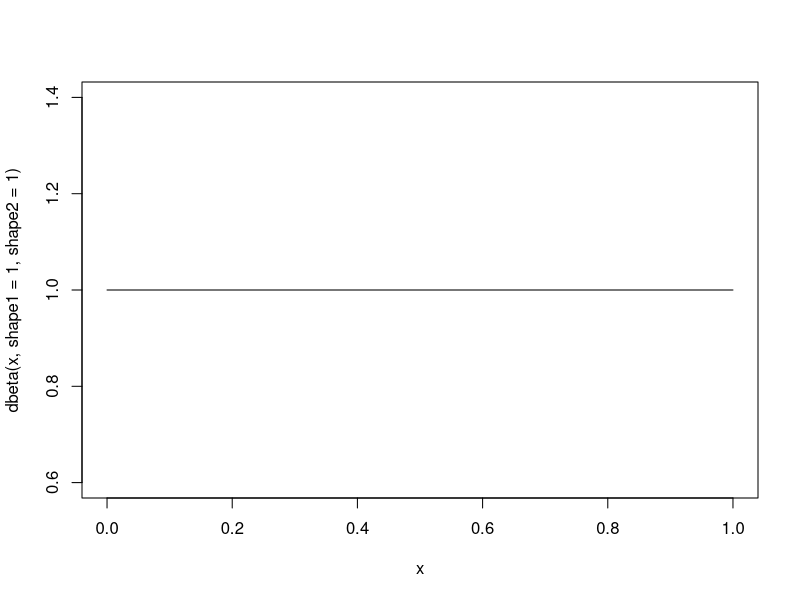
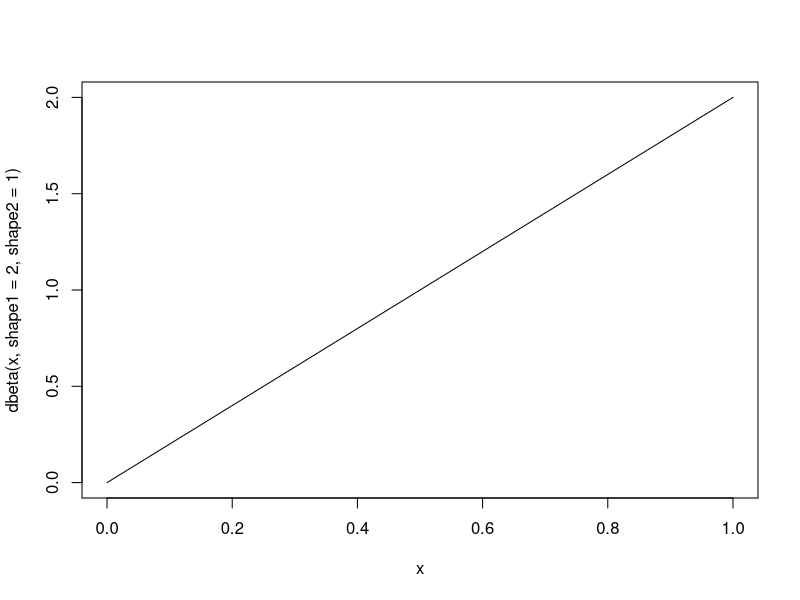
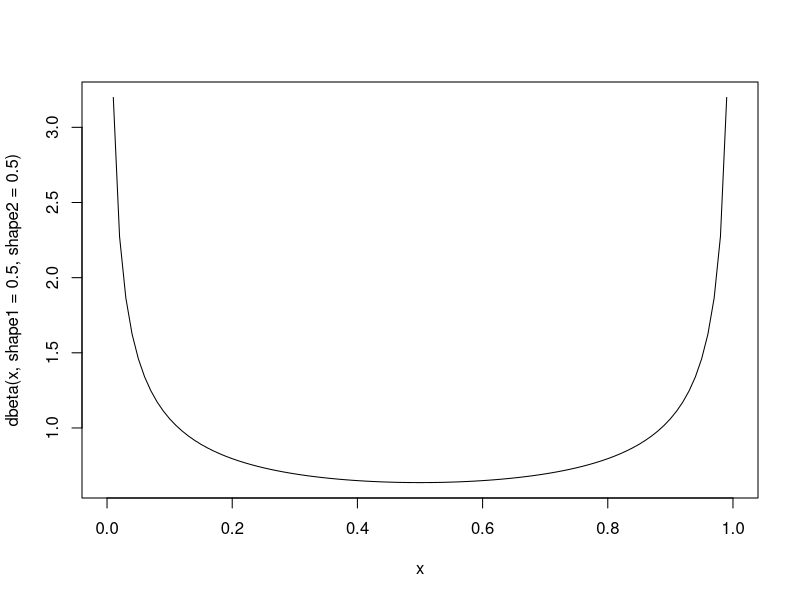
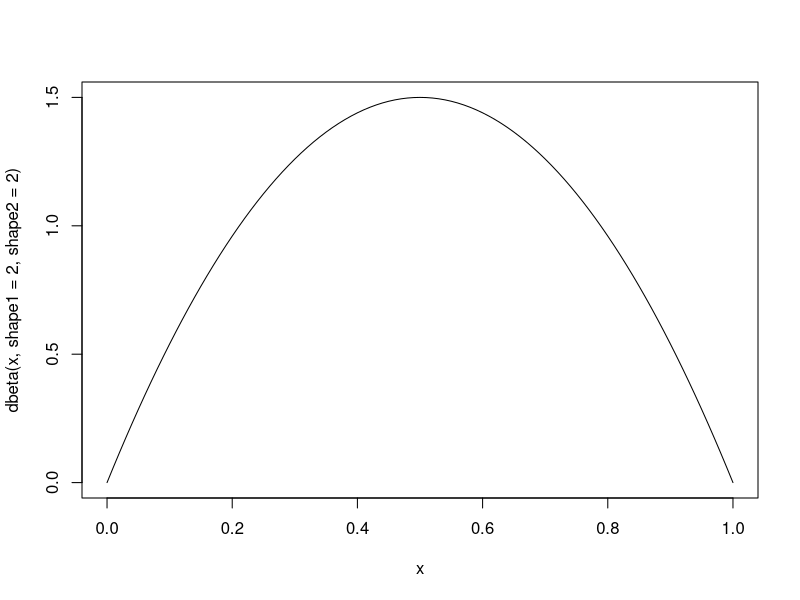
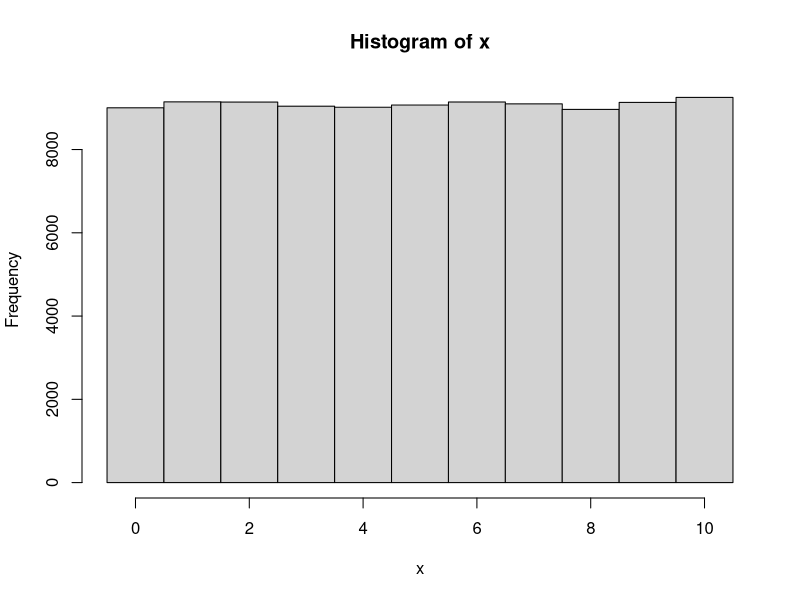
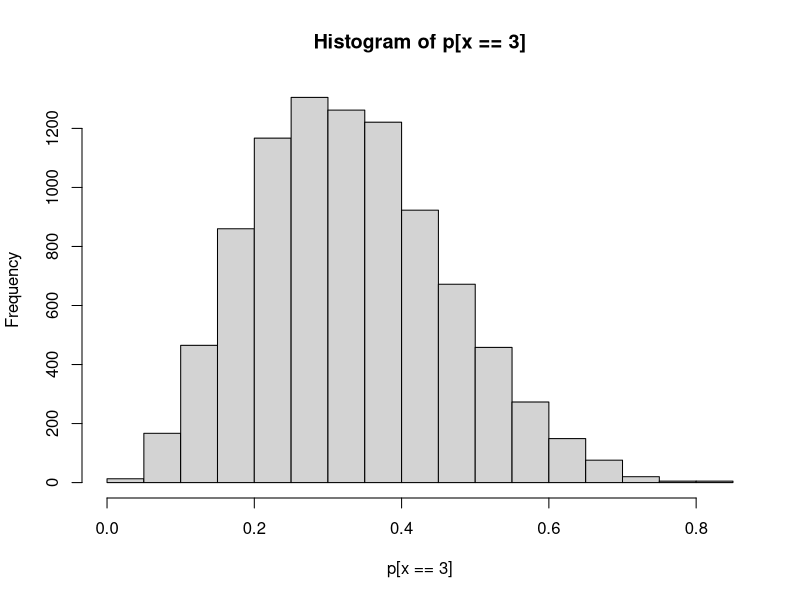

The R source for these figures, in order:
# draw beta(a, b) density function
x <- (0L:100L) * 0.01
curve(dbeta(x, shape1 = 1., shape2 = 1.), from = 0., to = 1.)
curve(dbeta(x, shape1 = 2., shape2 = 1.), from = 0., to = 1.)
curve(dbeta(x, shape1 = 0.5, shape2 = 0.5), from = 0., to = 1.)
curve(dbeta(x, shape1 = 2, shape2 = 2), from = 0., to = 1.)

# often used as prior for a param in (0, 1)
# "conjugate prior to Binomial"
# X|p ~ Bin(n, p), p ~ Beta(a, b) [prior]
# find posterior dist p|X
# f(p|X=k) = p(X=k|p)*f(p) / P(X=k)
# p|X ~ Beta(a + X, b + n - X), X是观测到的成功次数
nsim <- 10^5
n <- 10
p <- runif(nsim) # p ~ Beta(1, 1) [prior]
x <- rbinom(nsim, n, p)
hist(x, breaks = seq(-0.5, n + 0.5, 1))
hist(p[x == 3]) # p|X=3 ~ Beta(4, 8) [posterior]

# 故事: X~Γ(a, λ), Y~Γ(b, λ)
# T= X+Y ~ Γ(a + b, λ) 总等待时间等于(a+b)次iid指数分布
# W=X/(X+Y) ~ Beta(a, b) 表示第一次等待时间占总等待时间的比例
# T和W独立
